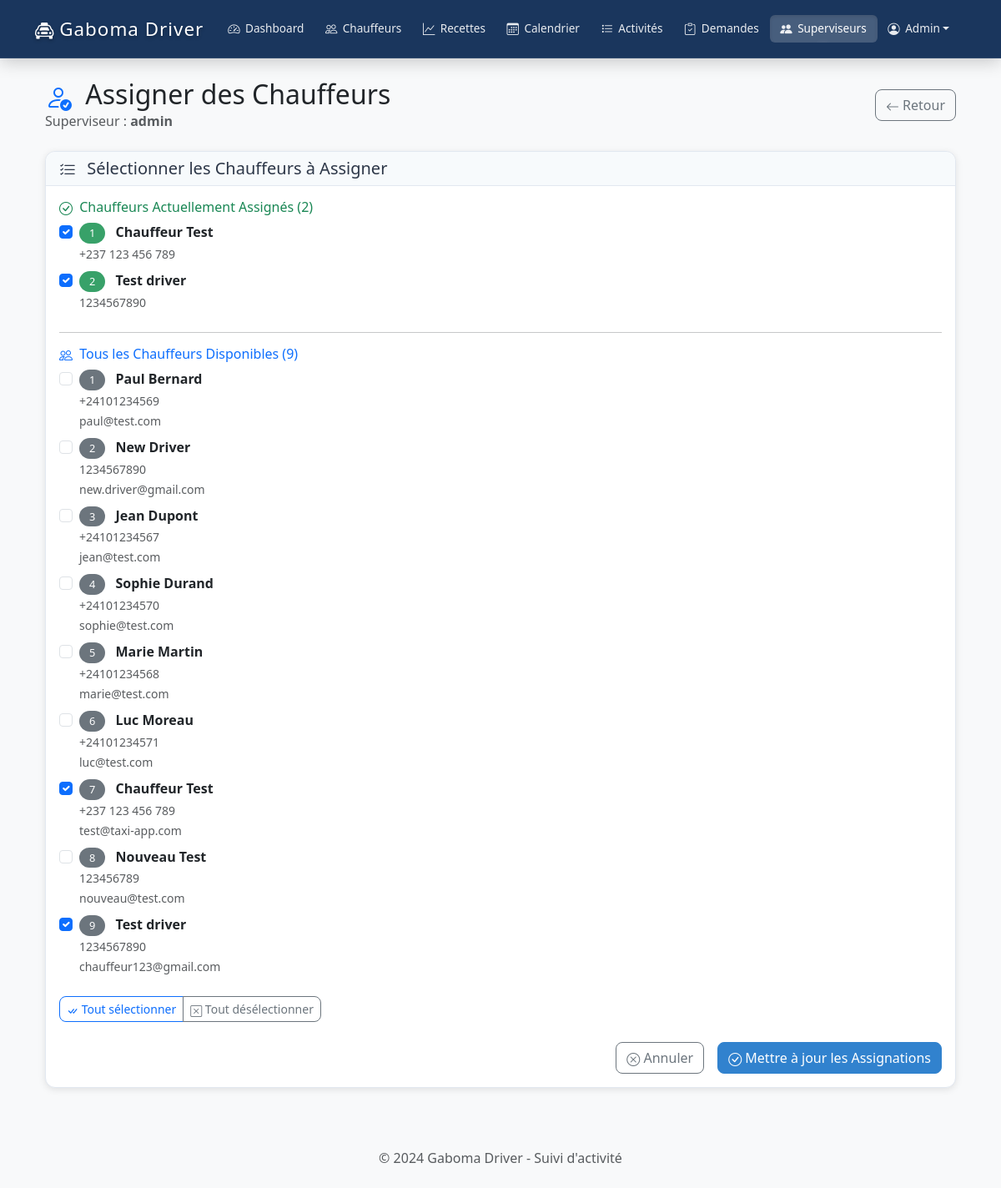
/admin-dashboard/superviseurs/assigner/1/ (signed in), run on an earlier commit of the app's database.
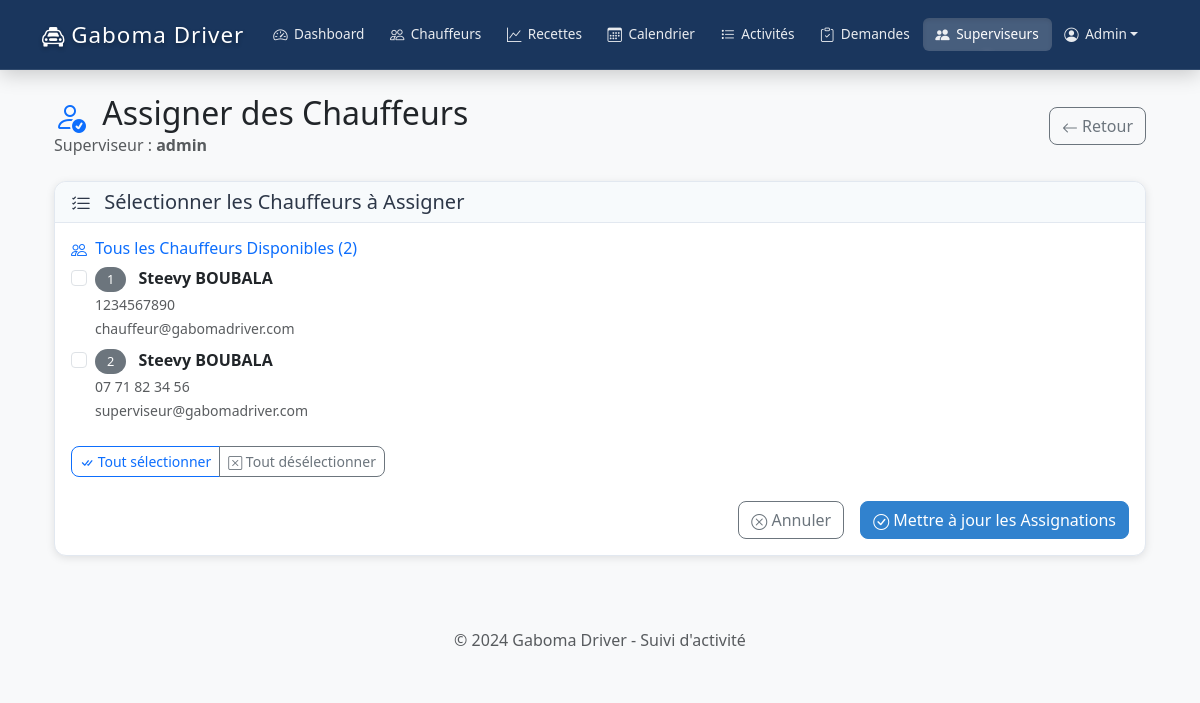
And on a later commit of the database.
### drivers/models.py (models this page shows, shortened)
class Chauffeur(models.Model):
    phone_validator = RegexValidator(
        regex=r'^(\+241|0)[0-9]{8}$',
        message='Le numéro de téléphone doit être au format gabonais (+241XXXXXXXX ou 0XXXXXXXX)'
    )
    user = models.OneToOneField(
        User,
        on_delete=models.CASCADE,  # Suppression en cascade si l'utilisateur est supprimé
        verbose_name="Utilisateur",
        help_text="Utilisateur Django associé à ce chauffeur"
    )
    nom = models.CharField(
        max_length=50,
        verbose_name="Nom",
        help_text="Nom de famille du chauffeur"
    )
    prenom = models.CharField(
        max_length=50,
        verbose_name="Prénom",
        help_text="Prénom du chauffeur"
    )
    telephone = models.CharField(
        max_length=15,
        validators=[phone_validator],
        verbose_name="Téléphone",
        help_text="Numéro de téléphone au format gabonais"
    )
    email = models.EmailField(
        blank=True,
        verbose_name="Email",
        help_text="Adresse email du chauffeur (optionnel)"
    )
    actif = models.BooleanField(
        default=True,
        verbose_name="Actif",
        help_text="Indique si le chauffeur est actif"
    )
    date_creation = models.DateTimeField(
        auto_now_add=True,
        verbose_name="Date de création",
        help_text="Date et heure de création du profil"
    )
    date_modification = models.DateTimeField(
        auto_now=True,
        verbose_name="Dernière modification",
        help_text="Date et heure de la dernière modification"
    )
    class Meta:
        verbose_name = "Chauffeur"                    # Nom singulier dans l'admin
        verbose_name_plural = "Chauffeurs"            # Nom pluriel dans l'admin
        ordering = ['nom', 'prenom']                  # Tri par nom puis prénom
        db_table = 'drivers_chauffeur'                # Nom de la table en base
    @property
    def nom_complet(self):
        return f"{self.prenom} {self.nom}"

### admin_dashboard/views.py (the view, shortened to what this page needs)
# urls.py: path('superviseurs/assigner/<int:superviseur_id>/', views.assigner_chauffeurs, name='assigner_chauffeurs'),
@supervisor_required
def assigner_chauffeurs(request, superviseur_id):
    if not (request.user.is_superuser or request.user.is_staff):
        messages.error(request, 'Accès refusé. Vous n\'avez pas les privilèges nécessaires pour gérer les assignations.')
        return redirect('admin_dashboard:dashboard_admin')
    try:
        superviseur = User.objects.get(id=superviseur_id, groups__name='Superviseurs')
    except User.DoesNotExist:
        messages.error(request, 'Superviseur non trouvé.')
        return redirect('admin_dashboard:gestion_superviseurs')
    if not (request.user.is_superuser or request.user.is_staff):
        messages.error(request, 'Vous n\'avez pas les privilèges nécessaires pour assigner des chauffeurs aux superviseurs.')
        return redirect('admin_dashboard:gestion_superviseurs')
    chauffeurs = Chauffeur.objects.filter(actif=True).order_by('nom', 'prenom')
    chauffeurs_assignes = AssignationSuperviseur.get_chauffeurs_assignes(superviseur)
    context = {
        'superviseur': superviseur,
        'chauffeurs': chauffeurs,
        'chauffeurs_assignes': chauffeurs_assignes,
    }
    return render(request, 'admin_dashboard/assigner_chauffeurs.html', context)

### drivers/models.py (called while the page is built)
    @classmethod
    def get_chauffeurs_assignes(cls, superviseur):
        return Chauffeur.objects.filter(
            assignationsuperviseur__superviseur=superviseur,
            assignationsuperviseur__actif=True
        ).distinct()

### templates/admin_dashboard/assigner_chauffeurs.html (shortened to what the changed rows need)
{% extends 'base/base.html' %}
{% load static %}
{% block content %}
<div class="container-fluid">
    <div class="row mb-4">
        <div class="col-12">
            <div class="d-flex justify-content-between align-items-center">
                <div>
                    <h2 class="mb-0">
                        <i class="bi bi-person-check text-primary me-2"></i>
                        Assigner des Chauffeurs
                    </h2>
                </div>
            </div>
        </div>
    </div>
    <div class="row">
        <div class="col-12">
            <div class="card">
                <div class="card-body">
                    <form method="POST" id="assignationForm" action="{% url 'admin_dashboard:assigner_chauffeurs' superviseur.id %}">
                        {% if chauffeurs_assignes %}
                        <div class="mb-4">
                            <h6 class="text-success">
                                <i class="bi bi-check-circle me-1"></i>
                                Chauffeurs Actuellement Assignés ({{ chauffeurs_assignes.count }})
                            </h6>
                            <div class="row d-none d-lg-block">
                                {% for chauffeur in chauffeurs_assignes %}
                                <div class="col-md-4 mb-2">
                                    <div class="form-check">
                                        <input class="form-check-input" type="checkbox"
                                               name="chauffeurs" value="{{ chauffeur.id }}"
                                               id="chauffeur_assignes_{{ chauffeur.id }}" checked>
                                        <label class="form-check-label" for="chauffeur_assignes_{{ chauffeur.id }}">
                                            <span class="badge bg-success me-2">{{ forloop.counter }}</span>
                                            <strong>{{ chauffeur.nom_complet }}</strong>
                                            <br>
                                            <small class="text-muted">{{ chauffeur.telephone }}</small>
                                        </label>
                                    </div>
                                </div>
                                {% endfor %}
                            </div>
                        </div>
                        <hr>
                        {% endif %}
                        <div class="mb-4">
                            <h6 class="text-primary">
                                <i class="bi bi-people me-1"></i>
                                Tous les Chauffeurs Disponibles ({{ chauffeurs.count }})
                            </h6>
                            <div class="row d-none d-lg-block">
                                {% for chauffeur in chauffeurs %}
                                <div class="col-md-4 mb-2">
                                    <div class="form-check">
                                        <input class="form-check-input" type="checkbox"
                                               name="chauffeurs" value="{{ chauffeur.id }}"
                                               id="chauffeur_{{ chauffeur.id }}"
                                               {% if chauffeur in chauffeurs_assignes %}checked{% endif %}>
                                        <label class="form-check-label" for="chauffeur_{{ chauffeur.id }}">
                                            <span class="badge bg-secondary me-2">{{ forloop.counter }}</span>
                                            <strong>{{ chauffeur.nom_complet }}</strong>
                                            <br>
                                            <small class="text-muted">{{ chauffeur.telephone }}</small>
                                            {% if chauffeur.email %}
                                                <br>
                                                <small class="text-muted">{{ chauffeur.email }}</small>
                                            {% endif %}
                                        </label>
                                    </div>
                                </div>
                                {% endfor %}
                            </div>
                        </div>
                        <div class="mb-4">
                            <div class="btn-group" role="group">
                            </div>
                        </div>
                        <div class="d-grid gap-2 d-md-flex justify-content-md-end">
                            <a href="{% url 'admin_dashboard:gestion_superviseurs' %}" class="btn btn-outline-secondary me-md-2">
                            </a>
                            <button type="submit" class="btn btn-primary" id="submitBtn">
                            </button>
                        </div>
                    </form>
                </div>
            </div>
        </div>
    </div>
</div>
{% endblock %}

What changed in the data, as far as the page shows it:
removed Chauffeur: nom_complet "Chauffeur Test", telephone "+237 123 456 789", chauffeurs "☑", email "test@taxi-app.com"
removed Chauffeur: nom_complet "Test driver", telephone "1234567890", chauffeurs "☑", email "chauffeur123@gmail.com"
removed Chauffeur: nom_complet "Paul Bernard", telephone "+24101234569", email "paul@test.com", shown under "Tous les Chauffeurs Disponibles (9)"
removed Chauffeur: nom_complet "New Driver", telephone "1234567890", email "new.driver@gmail.com", shown under "Tous les Chauffeurs Disponibles (9)"
removed Chauffeur: nom_complet "Jean Dupont", telephone "+24101234567", email "jean@test.com", shown under "Tous les Chauffeurs Disponibles (9)"
removed Chauffeur: nom_complet "Sophie Durand", telephone "+24101234570", email "sophie@test.com", shown under "Tous les Chauffeurs Disponibles (9)"
removed Chauffeur: nom_complet "Marie Martin", telephone "+24101234568", email "marie@test.com", shown under "Tous les Chauffeurs Disponibles (9)"
removed Chauffeur: nom_complet "Luc Moreau", telephone "+24101234571", email "luc@test.com", shown under "Tous les Chauffeurs Disponibles (9)"
removed Chauffeur: nom_complet "Nouveau Test", telephone "123456789", email "nouveau@test.com", shown under "Tous les Chauffeurs Disponibles (9)"
added Chauffeur: nom_complet "Steevy BOUBALA", telephone "1234567890", email "chauffeur@gabomadriver.com", shown under "Tous les Chauffeurs Disponibles (2)"
added Chauffeur: nom_complet "Steevy BOUBALA", telephone "07 71 82 34 56", email "superviseur@gabomadriver.com", shown under "Tous les Chauffeurs Disponibles (2)"
Also different on the page:
{{ chauffeurs.count }}: "9" → "2"
{{ chauffeurs_assignes.count }}: "2" → (not shown)
text no longer shown: "Chauffeurs Actuellement Assignés ( )"
